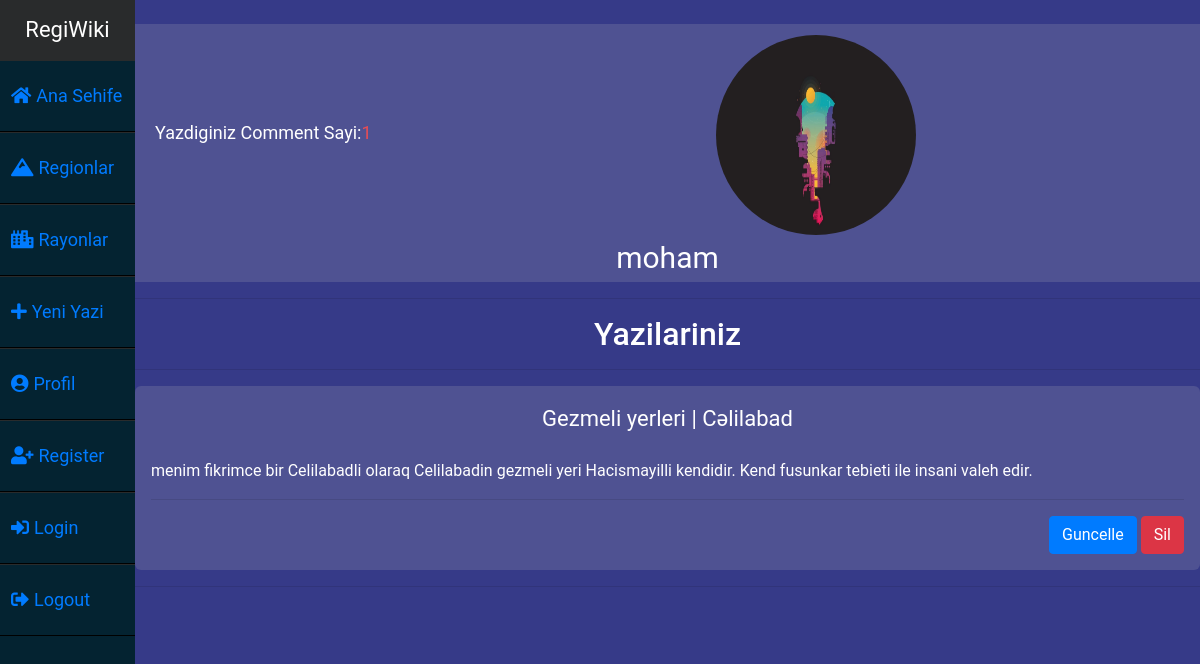
Before: /user/profile/ (signed in) with the older database file.
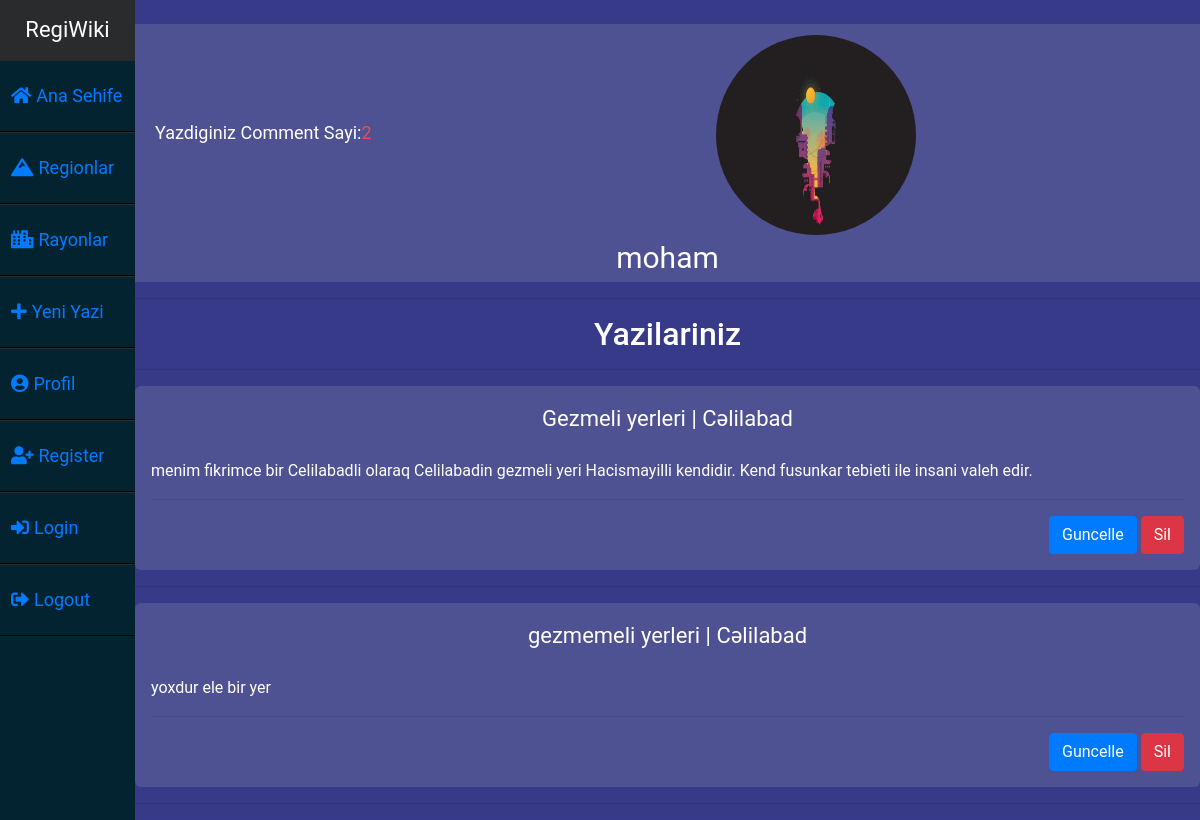
After: the same page with the newer database file.
### areas/models.py (models this page shows, shortened)
class CommentModel(models.Model):
    rayon = models.ForeignKey("Rayonmodel",related_name="comments",on_delete=CASCADE)
    basliq = models.CharField(max_length=120,verbose_name="Basliq:")
    mezmun = models.TextField(verbose_name="Mezmun:")
    created_date = models.DateTimeField(auto_now_add=True)
    sekil = models.ImageField(upload_to="koment_sekilleri",null=True,blank=True)
    yazan = models.ForeignKey('user.CustomUserModel',related_name="comments",on_delete=CASCADE,null=True,blank=True)

class RayonModel(models.Model):
    sekil = models.ImageField(upload_to="rayon_sekilleri",null=True,blank=True)
    region = ForeignKey(RegionModel,on_delete=CASCADE,verbose_name="Region:",related_name="rayonlar")
    melumat = TextField(verbose_name="Melumat:")
    ad = models.CharField(verbose_name="Rayon Adi:",max_length=35)
    sahe = models.FloatField(verbose_name="Sahesi km² ile:",null=True,blank=True)
    ehali = models.FloatField(verbose_name="Ehali min:" ,null=True ,blank=True)
    def __str__(self):
        return self.ad

### user/views.py (the view)
# urls.py: path("profile/",views.profile,name="profile"),
@login_required(login_url="user:need_account")
def profile(request):
    comments = CommentModel.objects.filter(yazan=request.user)
    context = {
        "comments":comments
    }
    return render(request,"profile.html",context)

### templates/profile.html (shortened to what this page needs)
{% extends 'layout.html' %}
{% load static %}
{% block body %}
<link rel="stylesheet" href="{% static 'profile.css' %}">
<section>
    <span class="stats">
        Yazdiginiz Comment Sayi:<span class="stat-num">{{comments.count}}</span>
    </span>
    <span class="profile_pic">
        <img src="{{request.user.prophile_photo.url}}">
    </span>
    <div class="username">
        {{request.user.username}}
    </div>
</section>
<hr>
<h2 style="color:white; text-align:center;">Yazilariniz</h2>
<hr>
<div class="context">
    {% if comments %}
    {% for comment in comments %}
    <div class="container">
        <div class="title">
            {{comment.basliq}} | {{comment.rayon}}
        </div>
        <br>
        <div class="comments">
            <p>
                {{comment.mezmun}}
            </p>
        </div>
        <hr>
        <div class="buttons">
            <a class="btn btn-primary" href="{% url 'areas:update_comment' comment.id %}">Guncelle</a>
            <a class="btn btn-danger" href="{% url 'areas:delete_comment' comment.id %}">Sil</a>
        </div>
    </div>
    <hr>
    {% endfor %}
    {% else %}
    <div class="alert alert-info">
        Bir Commentiniz Yoxdur
    </div>
    {% endif %}
</div>
{% endblock body %}

Changed rows visible on the page:
added CommentModel: basliq "gezmemeli yerleri", rayon "Cəlilabad", mezmun "yoxdur ele bir yer"
Other visible differences:
{{ comments.count }}: "1" → "2"
